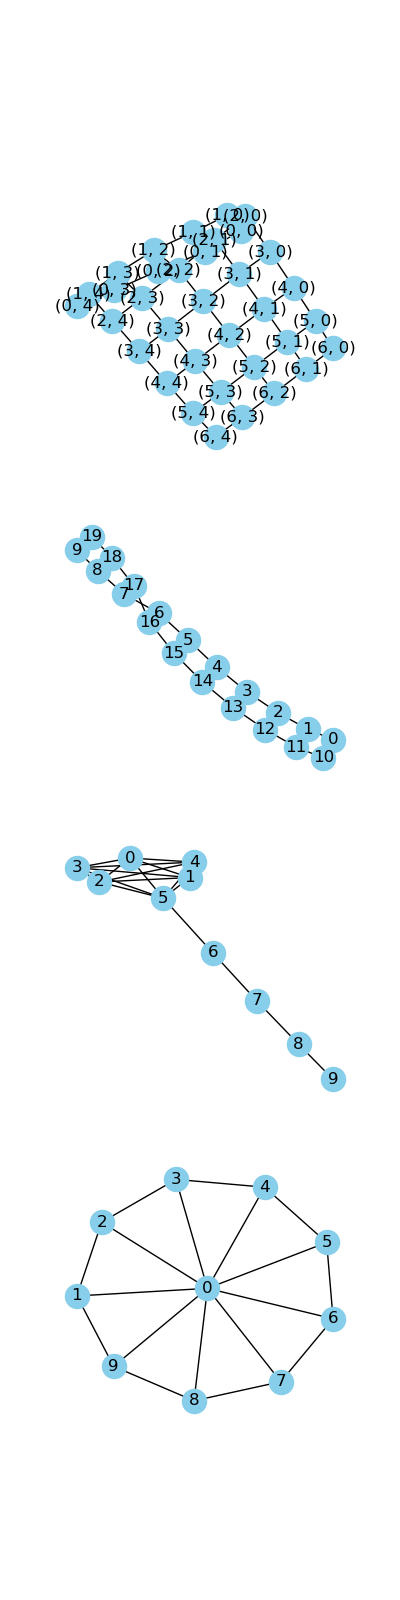

Source code (Python):
""" p8_8.py """

import networkx as nx
import matplotlib.pyplot as plt

fig = plt.figure(figsize=(4, 16))

plt.subplot(411)
g_grid = nx.grid_2d_graph(7, 5)
mpos = nx.spring_layout(g_grid)
nx.draw(g_grid, pos=mpos, with_labels=True, node_color="skyblue")

plt.subplot(412)
g_ladder = nx.ladder_graph(10)
mpos = nx.spring_layout(g_ladder)
nx.draw(g_ladder, pos=mpos, with_labels=True, node_color="skyblue")

plt.subplot(413)
g_lollipop = nx.lollipop_graph(6, 4)
mpos = nx.spring_layout(g_lollipop, seed=42)
nx.draw(g_lollipop, pos=mpos, with_labels=True, node_color="skyblue")

plt.subplot(414)
g_wheel = nx.wheel_graph(10)
mpos = nx.spring_layout(g_wheel, seed=42)
nx.draw(g_wheel, pos=mpos, with_labels=True, node_color="skyblue")

# plt.show()
plt.savefig("p8_8.png")
